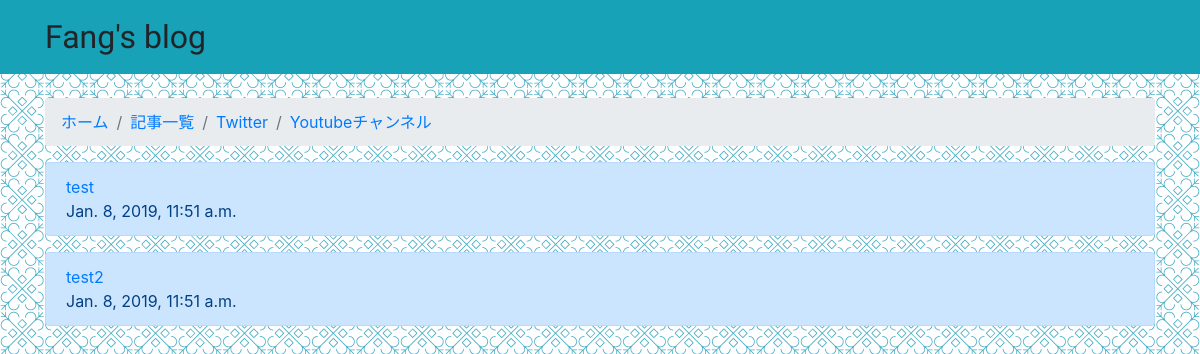
The app's page /topics with its own data.
### boards/models.py (models this page shows, shortened)
class Board(models.Model):
    name = models.CharField(max_length=255)
    created_at = models.DateTimeField(null=True)
    description = models.TextField(max_length=4000)

### boards/views.py (the view)
# urls.py: path('topics', views.topics, name='topics'),
def topics(request):
    boards = Board.objects.all()
    return render(request, 'topics.html', {'boards': boards})

### boards/templates/topics.html (shortened to what this page needs)
{% load static %}
<!DOCTYPE html>
<html lang="en" dir="ltr">
  <head>
    <link rel="stylesheet" href="https://stackpath.bootstrapcdn.com/bootstrap/4.2.1/css/bootstrap.min.css"
>
    <link rel="stylesheet" href="{% static 'css/site.css' %}">
  </head>
  <body>
    <nav class="navbar navbar-expand-lg navbar-dark bg-info">
      <div class="container">
        <a class="navbar-brand">Fang's blog</a>
      </div>
    </nav>
    <br>
    <div class="container">
    <nav aria-label="breadcrumb">
      <ol class="breadcrumb">
        <li class="breadcrumb-item"><a href="#">ホーム</a></li>
        <li class="breadcrumb-item"><a href="topics">記事一覧</a></li>
        <li class="breadcrumb-item"><a href="https://twitter.com/F_reincarnation">Twitter</a></li>
        <li class="breadcrumb-item"><a href=
          "https://www.youtube.com/channel/UCPEzh4r5v-6elOyRH4Hcw7g?view_as=subscriber">Youtubeチャンネル</a></li>
      </ol>
    </nav>
    {% for board in boards %}
      <div class="alert alert-primary" role="alert">
        <a href="{% url 'board_topics' board.pk %}">{{ board.name }}</a>
          <br>
          {{ board.created_at }}
      </div>
    {% endfor %}
  </body>
</html>

### boards/static/css/site.css (style rules this page uses)
.navbar-brand { font-family: 'Charm', cursive; }
.navbar-brand { font-size: 200% }
body { background-image: url(../img/morocco.png); }

### records on screen
Board: name "test", created_at "Jan. 8, 2019, 11:51 a.m."
Board: name "test2", created_at "Jan. 8, 2019, 11:51 a.m."
